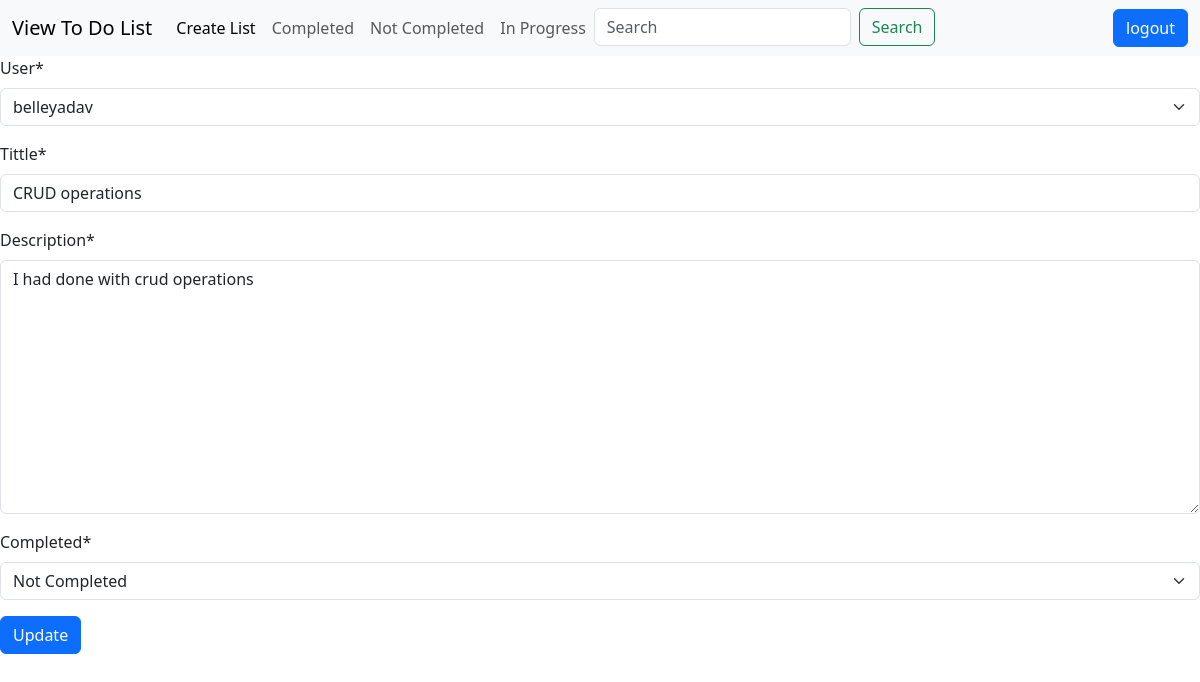
/update/12 (signed in), run on the app's committed database.
### authenticate/models.py (models this page shows, shortened)
class to_do_list(models.Model):
    compeltion=(('Completed','Completed'),
                ('NotCompleted','Not Completed'),
                ('InProgress','In Progress'),)
    user=models.ForeignKey(User,on_delete=models.CASCADE)
    Tittle=models.CharField(max_length=50)
    to_do_list=models.TextField(default='',verbose_name='Description')
    completed=models.CharField(max_length=50,choices=compeltion,default='c')

### authenticate/views.py (the view)
# urls.py: path('update/<int:id>',views.update,name='update'),
@csrf_exempt
@login_required(login_url='login_user')
def update(request,id):
    data1=to_do_list.objects.filter(id=id).first()
    form=to_do_list_form(request.POST or None, instance=data1)
    if form.is_valid():
         form.save()
         return redirect(home)
    return render(request,'authenticate/update1.html',{'form':form})

### authenticate/forms.py
class to_do_list_form(forms.ModelForm):
   class Meta:
      model= to_do_list
      fields='__all__'

### authenticate/templates/authenticate/update1.html (shortened to what this page needs)
{% extends "authenticate/basic.html" %}
{% load crispy_forms_tags %}
{% block content %}
<form action=" " method="POST">
{{form | crispy}}
<input class="btn btn-primary" type="submit" value="Update">
</form>
{% endblock content %}

### data on the page
to_do_list: user "belleyadav", Tittle "CRUD operations", to_do_list "I had done with crud operations", completed "Not Completed"
